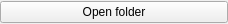
<?xml version="1.0" encoding="UTF-8"?>
<ui version="4.0">
 <class>OpenDirectoryForm</class>
 <widget class="QWidget" name="OpenDirectoryForm">
  <property name="geometry">
   <rect>
    <x>0</x>
    <y>0</y>
    <width>228</width>
    <height>24</height>
   </rect>
  </property>
  <property name="windowTitle">
   <string>Form</string>
  </property>
  <layout class="QGridLayout" name="gridLayout">
   <property name="leftMargin">
    <number>0</number>
   </property>
   <property name="topMargin">
    <number>0</number>
   </property>
   <property name="rightMargin">
    <number>0</number>
   </property>
   <property name="bottomMargin">
    <number>0</number>
   </property>
   <property name="spacing">
    <number>0</number>
   </property>
   <item row="0" column="0">
    <widget class="QPushButton" name="pushButton_open_folder">
     <property name="text">
      <string>Open folder</string>
     </property>
    </widget>
   </item>
  </layout>
 </widget>
 <resources/>
 <connections/>
</ui>
